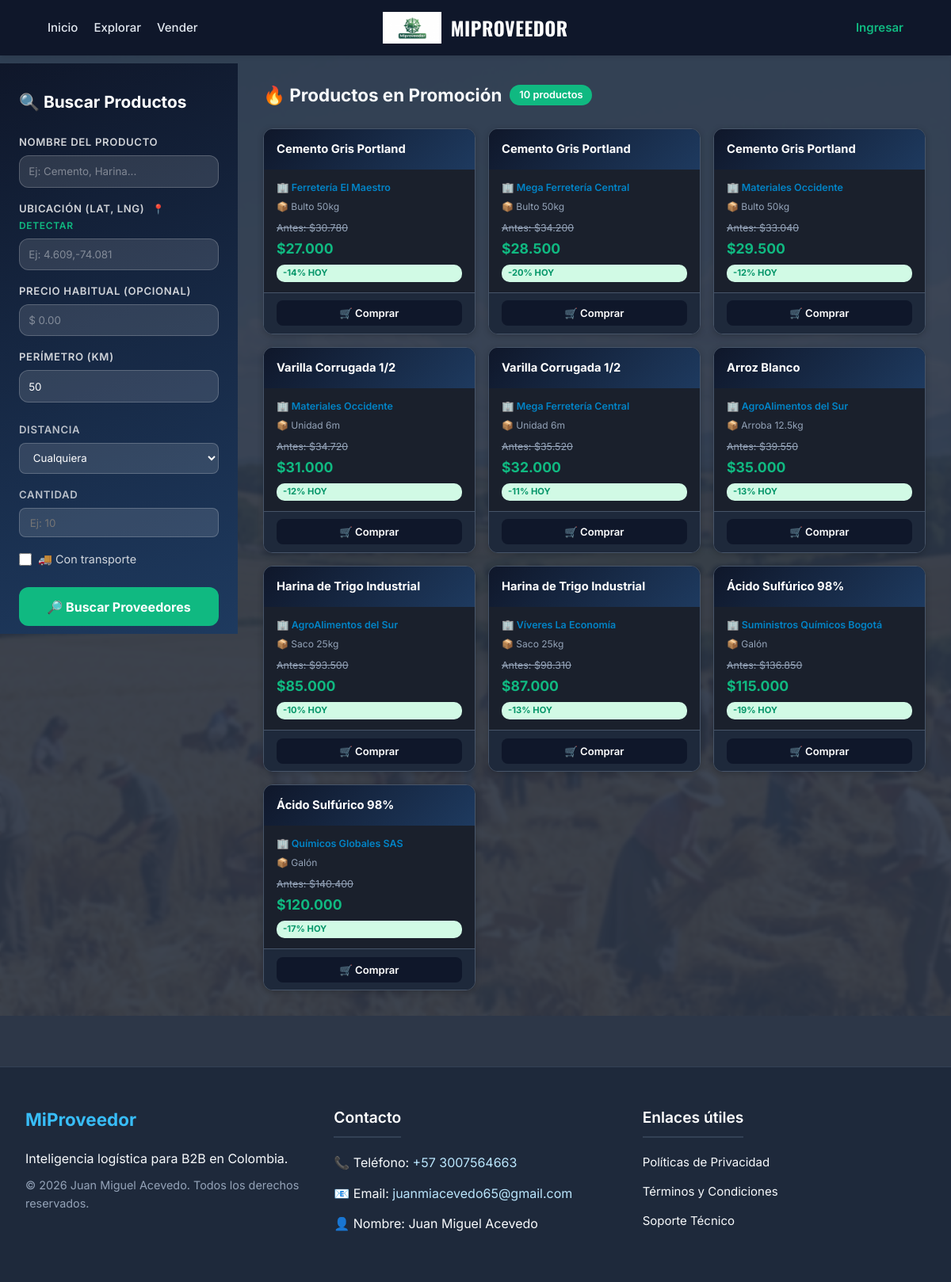
The app's page /explorar.php with its own data.
### tables this page shows
CREATE TABLE IF NOT EXISTS supplier_prices (
    id_price INT AUTO_INCREMENT PRIMARY KEY,
    id_supplier INT NOT NULL,
    id_product INT NOT NULL,
    precio DECIMAL(10, 2) NOT NULL,
    cantidad_minima INT DEFAULT 1,
    disponible BOOLEAN DEFAULT TRUE,
    fecha_actualizacion DATETIME DEFAULT CURRENT_TIMESTAMP ON UPDATE CURRENT_TIMESTAMP,
    UNIQUE (id_supplier, id_product),
    FOREIGN KEY (id_supplier) REFERENCES suppliers (id_supplier) ON DELETE CASCADE,
    FOREIGN KEY (id_product) REFERENCES products (id_product) ON DELETE CASCADE
);

CREATE TABLE IF NOT EXISTS products (
    id_product INT AUTO_INCREMENT PRIMARY KEY,
    nombre VARCHAR(150) NOT NULL,
    descripcion TEXT,
    unidad_medida VARCHAR(50) NOT NULL
);

CREATE TABLE IF NOT EXISTS suppliers (
    id_supplier INT AUTO_INCREMENT PRIMARY KEY,
    id_user INT NOT NULL,
    nombre_tienda VARCHAR(150) NOT NULL,
    descripcion TEXT,
    latitud DECIMAL(10, 8),
    longitud DECIMAL(11, 8),
    direccion VARCHAR(255),
    foto_perfil VARCHAR(255) DEFAULT 'default_supplier.png',
    tiene_envio BOOLEAN DEFAULT FALSE,
    rating_promedio DECIMAL(2, 1) DEFAULT 0,
    FOREIGN KEY (id_user) REFERENCES users (id_user) ON DELETE CASCADE
);

### explorar.php (the view, shortened to what this page needs)
<?php
$productosDestacados = [];
try {
    $dbExplorar = new PDO("mysql:host=127.0.0.1;port=3306;dbname=miproveedor;charset=utf8mb4", "root", "");
    $dbExplorar->setAttribute(PDO::ATTR_ERRMODE, PDO::ERRMODE_EXCEPTION);
    $stmtAll = $dbExplorar->query("
            SELECT sp.id_price, p.nombre as producto, p.unidad_medida as unidad, p.descripcion,
                   s.nombre_tienda as tienda, s.id_supplier, s.direccion, s.tiene_envio,
                   sp.precio, sp.cantidad_minima,
                   (SELECT ph.precio FROM price_history ph WHERE ph.id_product = p.id_product ORDER BY ph.fecha DESC LIMIT 1) as historico
            FROM supplier_prices sp
            JOIN products p ON sp.id_product = p.id_product
            JOIN suppliers s ON sp.id_supplier = s.id_supplier
            WHERE sp.disponible = 1
            ORDER BY sp.precio ASC
            LIMIT 16
        ");
    $productosDestacados = $stmtAll->fetchAll(PDO::FETCH_ASSOC);
} catch (PDOException $e) {
    error_log("Explorar page DB error: " . $e->getMessage());
}
?>
<!DOCTYPE html>
<html lang="es">
<head>
    <link rel="stylesheet" href="frontend/css/style.css">
</head>
<body>
    <?php include 'components/header.php'; ?>
    <div class="explorar-wrapper">
        <aside class="explorar-sidebar">
            <h2>🔍 Buscar Productos</h2>
            <div style="margin-bottom: 1.2rem;">
                <div class="input-group" style="margin-bottom: 1rem;">
                    <label
                        style="color:rgba(255,255,255,0.8); font-size:0.82rem; font-weight:600; text-transform:uppercase; letter-spacing:0.05em; margin-bottom:6px; display:block;">Nombre
                        del producto</label>
                    <input type="text" id="searchInput" placeholder="Ej: Cemento, Harina...">
                </div>
                <div class="input-group" style="margin-bottom: 1rem;">
                    <label
                        style="color:rgba(255,255,255,0.8); font-size:0.82rem; font-weight:600; text-transform:uppercase; letter-spacing:0.05em; margin-bottom:6px; display:block;">
                        Ubicación (Lat, Lng)
                        <a href="#" onclick="getGeolocation(event)"
                            style="color:#10b981; font-size:0.75rem; text-decoration:none; margin-left:6px;">📍
                            Detectar</a>
                    </label>
                    <input type="text" id="locInput" placeholder="Ej: 4.609,-74.081">
                </div>
                <div class="input-group" style="margin-bottom: 1rem;">
                    <label
                        style="color:rgba(255,255,255,0.8); font-size:0.82rem; font-weight:600; text-transform:uppercase; letter-spacing:0.05em; margin-bottom:6px; display:block;">Precio
                        Habitual (Opcional)</label>
                    <input type="number" id="priceInput" placeholder="$ 0.00">
                </div>
                <div class="input-group" style="margin-bottom: 1rem;">
                    <label
                        style="color:rgba(255,255,255,0.8); font-size:0.82rem; font-weight:600; text-transform:uppercase; letter-spacing:0.05em; margin-bottom:6px; display:block;">Perímetro
                        (km)</label>
                    <input type="number" id="radiusInput" value="50">
                </div>
            </div>
            <div class="sidebar-filter-section">
                <label class="filter-label">Distancia</label>
                <select id="filterDistance" onchange="applyFiltersAndRender()">
                    <option value="">Cualquiera</option>
                </select>
                <label class="filter-label">Cantidad</label>
                <input type="number" id="filterMinQty" placeholder="Ej: 10" oninput="applyFiltersAndRender()">
                <div class="checkbox-row">
                    <input type="checkbox" id="filterTransport" onchange="applyFiltersAndRender()">
                    <label for="filterTransport" style="color:rgba(255,255,255,0.8); cursor:pointer;">🚚 Con
                        transporte</label>
                </div>
            </div>
            <button class="btn-search-explorar" onclick="performSearchExplorar()">🔎 Buscar Proveedores</button>
        </aside>
        <main class="explorar-results">
            <h2>
                🔥 Productos en Promoción
                <span class="results-badge"><?= count($productosDestacados) ?> productos</span>
            </h2>
            <div class="products-grid-4" id="staticGrid">
                <?php foreach ($productosDestacados as $p):
                    $descPct = 0;
                    if (!empty($p['historico']) && $p['historico'] > $p['precio']) {
                        $descPct = round((($p['historico'] - $p['precio']) / $p['historico']) * 100);
                    } else {
                        $descPct = rand(8, 20);
                        $p['historico'] = $p['precio'] * (1 + $descPct / 100);
                    }
                    $historicoFmt = number_format($p['historico'], 0, ',', '.');
                    $precioFmt = number_format($p['precio'], 0, ',', '.');
                    ?>
                    <div class="prod-card-sm">
                        <div class="card-header">
                            <h4><?= htmlspecialchars($p['producto']) ?></h4>
                        </div>
                        <div class="card-body">
                            <div class="store-name"><a href="perfil-tienda.php?id=<?= $p['id_supplier'] ?>" style="color: inherit; text-decoration: none;">🏢 <?= htmlspecialchars($p['tienda']) ?></a></div>
                            <div class="prod-unit">📦 <?= htmlspecialchars($p['unidad']) ?></div>
                            <div class="prod-prices">
                                <span class="price-historico">Antes: $<?= $historicoFmt ?></span>
                                <span class="price-actual">$<?= $precioFmt ?></span>
                                <span class="discount-badge">-<?= $descPct ?>% HOY</span>
                            </div>
                        </div>
                        <div class="card-footer">
                            <button class="btn-buy-sm" onclick="gotoCheckout(<?= $p['id_price'] ?>)">🛒 Comprar</button>
                        </div>
                    </div>
                <?php endforeach; ?>
            </div>
        </main>
    </div>
    <footer style="background-color: #1e293b; color: #f8fafc; padding: 3rem 2rem; margin-top: 4rem;">
        <div style="max-width: 1200px; margin: 0 auto; display: flex; flex-wrap: wrap; justify-content: space-between; gap: 2rem;">
            <div style="flex: 1; min-width: 250px;">
                <h4 style="font-size: 1.4rem; font-weight: 700; margin-bottom: 1.2rem; color: #38bdf8;">MiProveedor</h4>
                <p style="font-size: 1rem; line-height: 1.6; margin-bottom: 0.5rem;">Inteligencia logística para B2B en Colombia.</p>
                <p style="font-size: 0.9rem; color: #94a3b8;">&copy; 2026 Juan Miguel Acevedo. Todos los derechos reservados.</p>
            </div>
            <div style="flex: 1; min-width: 250px;">
                <h4 style="font-size: 1.2rem; font-weight: 600; margin-bottom: 1.2rem; border-bottom: 2px solid #334155; padding-bottom: 0.5rem; display: inline-block;">Contacto</h4>
                <p style="margin-bottom: 0.8rem; font-size: 1rem;">📞 Teléfono: <a href="tel:+573007564663" style="color: #bae6fd; text-decoration: none;">+57 3007564663</a></p>
                <p style="margin-bottom: 0.8rem; font-size: 1rem;">📧 Email: <a href="mailto:juanmiacevedo65@gmail.com" style="color: #bae6fd; text-decoration: none;">juanmiacevedo65@gmail.com</a></p>
                <p style="margin-bottom: 0.8rem; font-size: 1rem;">👤 Nombre: Juan Miguel Acevedo</p>
            </div>
            <div style="flex: 1; min-width: 250px;">
                <h4 style="font-size: 1.2rem; font-weight: 600; margin-bottom: 1.2rem; border-bottom: 2px solid #334155; padding-bottom: 0.5rem; display: inline-block;">Enlaces útiles</h4>
                <ul style="list-style: none; padding: 0;">
                    <li style="margin-bottom: 0.8rem;"><a href="#" style="color: #f8fafc; text-decoration: none; transition: color 0.2s;">Políticas de Privacidad</a></li>
                    <li style="margin-bottom: 0.8rem;"><a href="#" style="color: #f8fafc; text-decoration: none; transition: color 0.2s;">Términos y Condiciones</a></li>
                    <li style="margin-bottom: 0.8rem;"><a href="#" style="color: #f8fafc; text-decoration: none; transition: color 0.2s;">Soporte Técnico</a></li>
                </ul>
            </div>
        </div>
</footer>
</body>
</html>

### components/header.php (shortened to what this page needs)
<header>
    <nav style="flex: 1; display: flex; justify-content: flex-start;">
        <ul style="list-style: none; display: flex; align-items: center; gap: 20px; padding: 0; margin: 0;">
            <li><a href="index.php">Inicio</a></li>
            <li><a href="explorar.php">Explorar</a></li>
            <li><a href="#" onclick="handleVender(event)">Vender</a></li>
        </ul>
    </nav>
    <div class="logo-container" style="flex: 1; display: flex; justify-content: center;">
        <a href="index.php" style="display: flex; align-items: center; gap: 12px; text-decoration: none;">
            <img src="fotos/logopng.png" alt="MiProveedor Logo" style="height: 40px; vertical-align: middle; object-fit: contain;">
            <span class="logo-text" style="color: white; font-family: 'Oswald', sans-serif; font-size: 24px; font-weight: 700;">MiProveedor</span>
        </a>
    </div>
    <nav style="flex: 1; display: flex; justify-content: flex-end;">
        <ul style="list-style: none; display: flex; align-items: center; gap: 20px; padding: 0; margin: 0;">
            <li id="navGuest">
                <a href="#" onclick="openLoginModal(event)" style="color: #10b981; font-weight: 600;">Ingresar</a>
            </li>
        </ul>
    </nav>
</header>

### frontend/css/style.css (style rules this page uses)
:root { --primary: #10b981; --secondary: #0f172a; --bg-light: #2d3748; --card-bg: #1a202c; --text-main: #f8fafc; --text-muted: #94a3b8; --border: #475569; --shadow-soft: 0 4px 6px -1px rgba(0, 0, 0, 0.05), 0 2px 4px -1px rgba(0, 0, 0, 0.03); --shadow-hover: 0 10px 15px -3px rgba(0, 0, 0, 0.1), 0 4px 6px -2px rgba(0, 0, 0, 0.05); --radius: 12px; --transition: all 0.25s ease; }
* { margin: 0; padding: 0; box-sizing: border-box; }
body { font-family: 'Inter', sans-serif; background-color: var(--bg-light); color: var(--text-main); line-height: 1.6; font-size: 15px; }
h1, h2, h3, h4, h5, h6 { font-family: 'Inter', sans-serif; color: var(--secondary); }
h2 { font-size: 28px; font-weight: 700; margin-bottom: 24px; }
header { background: var(--secondary); color: white; padding: 1rem 5%; display: flex; justify-content: space-between; align-items: center; position: sticky; top: 0; z-index: 1000; height: 70px; box-shadow: var(--shadow-soft); }
.logo-container { display: flex; align-items: center; gap: 12px; flex: 1; }
.logo-text { font-family: 'Oswald', sans-serif; font-size: 22px; font-weight: 700; letter-spacing: 0.5px; color: white; text-transform: uppercase; }
header nav { flex: 2; display: flex; justify-content: flex-end; }
header nav ul { list-style: none; display: flex; align-items: center; gap: 32px; }
header nav a { color: #e2e8f0; text-decoration: none; font-size: 15px; font-weight: 500; transition: var(--transition); position: relative; }
header nav a::after { content: ''; position: absolute; width: 0; height: 2px; bottom: -4px; left: 0; background-color: var(--primary); transition: var(--transition); }
button { font-family: 'Inter', sans-serif; transition: var(--transition); }
.input-group label { display: block; margin-bottom: 8px; font-size: 13px; font-weight: 600; color: var(--text-muted); }
footer { background-color: var(--secondary); color: #ccc; padding: 60px 5%; margin-top: 60px; border-top: 1px solid #334155; }
footer h4 { color: white; font-size: 18px; margin-bottom: 20px; }
footer a { color: #ccc; text-decoration: none; transition: var(--transition); }
footer ul li { margin-bottom: 12px; }

### records on screen
supplier_prices: id_product.nombre "Cemento Gris Portland", id_supplier.nombre_tienda "Ferretería El Maestro", id_product.unidad_medida "Bulto 50kg", historicoFmt "30.780", precio "27.000", descPct "14"
supplier_prices: id_product.nombre "Cemento Gris Portland", id_supplier.nombre_tienda "Mega Ferretería Central", id_product.unidad_medida "Bulto 50kg", historicoFmt "34.200", precio "28.500", descPct "20"
supplier_prices: id_product.nombre "Cemento Gris Portland", id_supplier.nombre_tienda "Materiales Occidente", id_product.unidad_medida "Bulto 50kg", historicoFmt "33.040", precio "29.500", descPct "12"
supplier_prices: id_product.nombre "Varilla Corrugada 1/2", id_supplier.nombre_tienda "Materiales Occidente", id_product.unidad_medida "Unidad 6m", historicoFmt "34.720", precio "31.000", descPct "12"
supplier_prices: id_product.nombre "Varilla Corrugada 1/2", id_supplier.nombre_tienda "Mega Ferretería Central", id_product.unidad_medida "Unidad 6m", historicoFmt "35.520", precio "32.000", descPct "11"
supplier_prices: id_product.nombre "Arroz Blanco", id_supplier.nombre_tienda "AgroAlimentos del Sur", id_product.unidad_medida "Arroba 12.5kg", historicoFmt "39.550", precio "35.000", descPct "13"
supplier_prices: id_product.nombre "Harina de Trigo Industrial", id_supplier.nombre_tienda "AgroAlimentos del Sur", id_product.unidad_medida "Saco 25kg", historicoFmt "93.500", precio "85.000", descPct "10"
supplier_prices: id_product.nombre "Harina de Trigo Industrial", id_supplier.nombre_tienda "Víveres La Economía", id_product.unidad_medida "Saco 25kg", historicoFmt "98.310", precio "87.000", descPct "13"
supplier_prices: id_product.nombre "Ácido Sulfúrico 98%", id_supplier.nombre_tienda "Suministros Químicos Bogotá", id_product.unidad_medida "Galón", historicoFmt "136.850", precio "115.000", descPct "19"
supplier_prices: id_product.nombre "Ácido Sulfúrico 98%", id_supplier.nombre_tienda "Químicos Globales SAS", id_product.unidad_medida "Galón", historicoFmt "140.400", precio "120.000", descPct "17"

### other values on screen
count($productosDestacados) "10"
